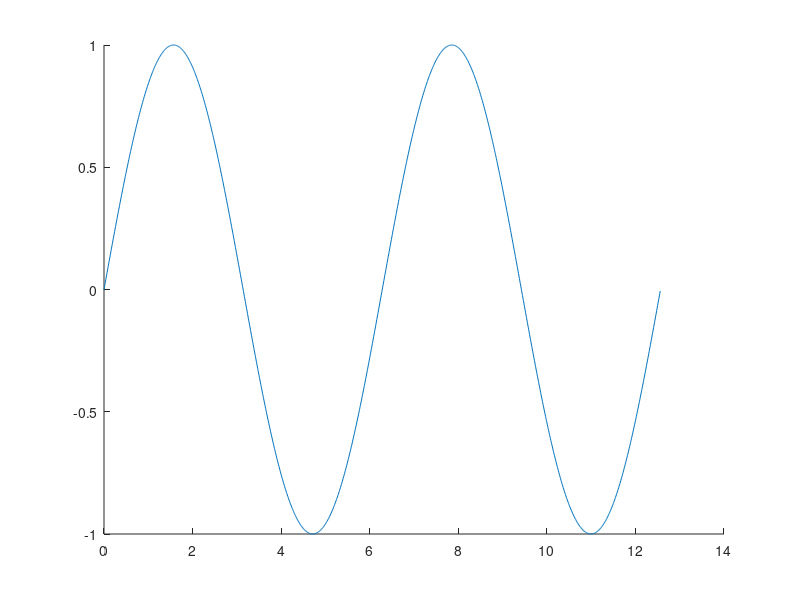

Write MATLAB code to recreate this figure. (Note: this script raises an error after producing the figure.)
x = 0:0.01:4*pi;
y = sin(x);

fig = figure;
hold on;

p1 = plot(x, y);
p1.LineStyle = '-';
p1.LineWidth = 2;

p2 = plot(x, y.^2);
p2.LineStyle = '-';
p2.LineWidth = 2;

xlabel('x');
ylabel('y');
title('Sinusoidal Wave');